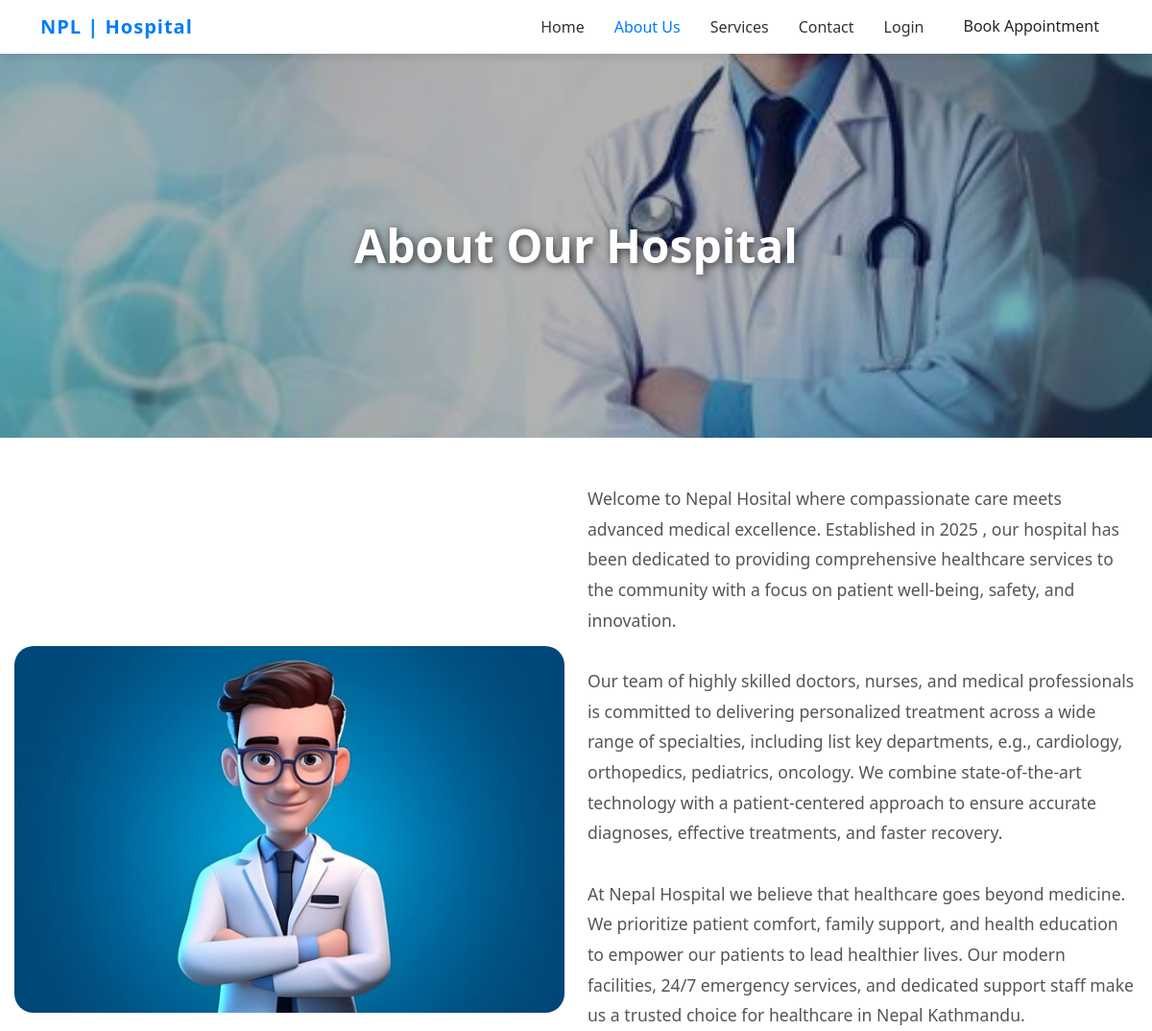
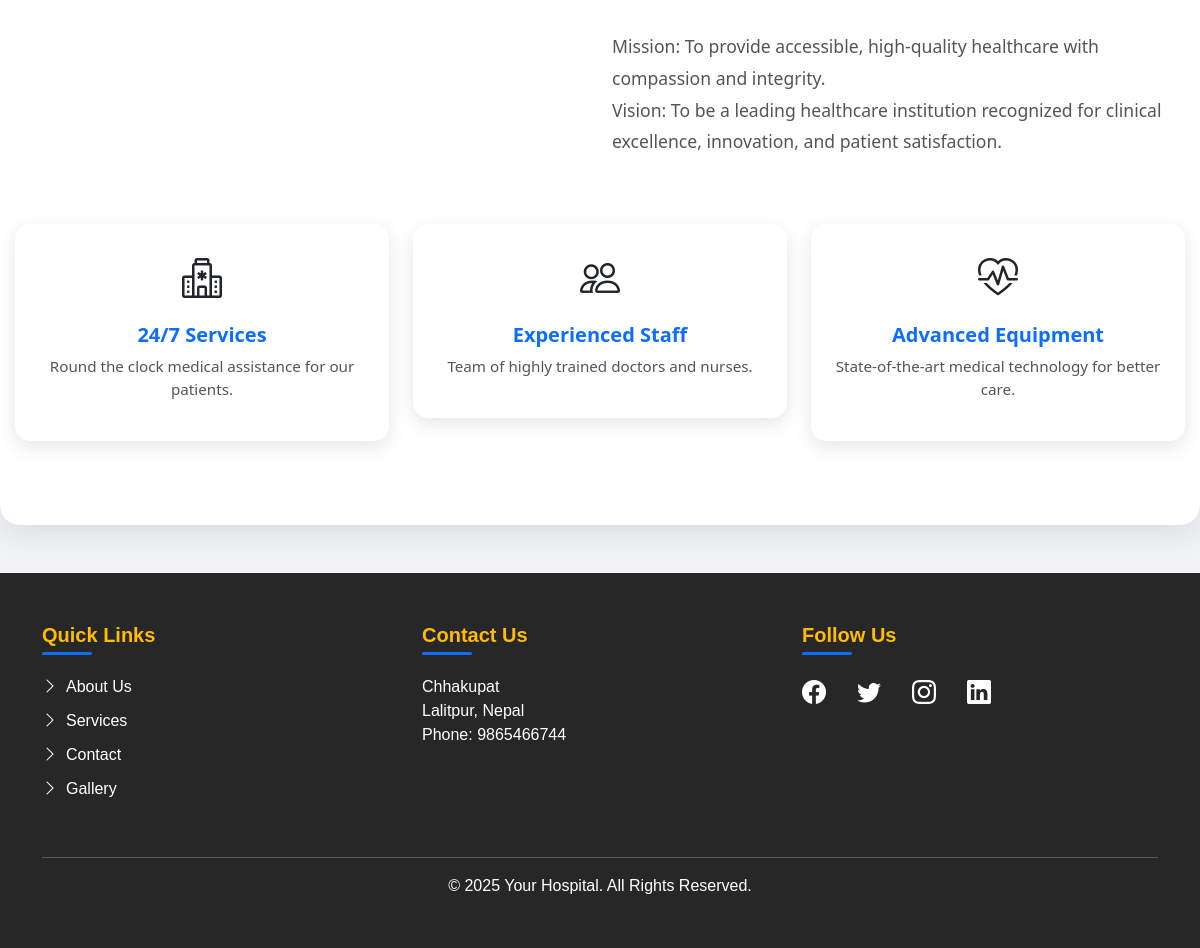
The page /aboutus.php on the database its author committed (2 pictures, top to bottom).
### tables this page shows
CREATE TABLE `about_us` (
  `id` int(11) NOT NULL,
  `title` varchar(255) NOT NULL,
  `description` text NOT NULL,
  `image` varchar(255) DEFAULT NULL,
  `created_at` timestamp NOT NULL DEFAULT current_timestamp()
);

### aboutus.php (the view, shortened to what this page needs)
<?php
include('assets/include/dbconfig.php');
include('assets/include/navbar.php');
$res = mysqli_query($con, "SELECT * FROM about_us ORDER BY id DESC LIMIT 1");
$row = mysqli_fetch_assoc($res);
?>
<!DOCTYPE html>
<html lang="en">
<head>
<link rel="stylesheet" href="https://cdn.jsdelivr.net/npm/bootstrap@5.3.2/dist/css/bootstrap.min.css">
<link rel="stylesheet" href="https://cdn.jsdelivr.net/npm/bootstrap-icons@1.10.5/font/bootstrap-icons.css">
</head>
<body>
<div class="hero">
    <img src="assets/uploads/aboutus.jpg" alt="Hero Image">
    <h1>About Our Hospital</h1>
</div>
<div class="container about-section">
    <?php if($row): ?>
        <h2 class="about-title"><?php echo $row['title']; ?></h2>
        <div class="row align-items-center">
            <?php if($row['image']): ?>
            <div class="col-md-6 mb-4">
                <img src="admin/<?php echo $row['image']; ?>" alt="About Image" class="about-image">
            </div>
            <div class="col-md-6">
                <p class="about-description"><?php echo nl2br($row['description']); ?></p>
            </div>
            <?php else: ?>
            <div class="col-12">
                <p class="about-description"><?php echo nl2br($row['description']); ?></p>
            </div>
            <?php endif; ?>
        </div>
        <div class="row highlight-cards text-center">
            <div class="col-md-4 mb-4">
                <div class="card p-4">
                    <i class="bi bi-hospital" style="font-size: 2.5rem;"></i>
                    <h5>24/7 Services</h5>
                    <p>Round the clock medical assistance for our patients.</p>
                </div>
            </div>
            <div class="col-md-4 mb-4">
                <div class="card p-4">
                    <i class="bi bi-people" style="font-size: 2.5rem;"></i>
                    <h5>Experienced Staff</h5>
                    <p>Team of highly trained doctors and nurses.</p>
                </div>
            </div>
            <div class="col-md-4 mb-4">
                <div class="card p-4">
                    <i class="bi bi-heart-pulse" style="font-size: 2.5rem;"></i>
                    <h5>Advanced Equipment</h5>
                    <p>State-of-the-art medical technology for better care.</p>
                </div>
            </div>
        </div>
    <?php else: ?>
        <p class="text-center">No About Us content available.</p>
    <?php endif; ?>
</div>
<footer class="footer mt-5">
    <div class="container">
        <div class="row text-center text-md-start">
            <div class="col-md-4 mb-4">
                <h5 class="footer-title">Quick Links</h5>
                <ul class="list-unstyled footer-links">
                    <li><i class="bi bi-chevron-right"></i><a href="aboutus.php">About Us</a></li>
                    <li><i class="bi bi-chevron-right"></i><a href="services.php">Services</a></li>
                    <li><i class="bi bi-chevron-right"></i><a href="contact.php">Contact</a></li>
                    <li><i class="bi bi-chevron-right"></i><a href="gallery.php">Gallery</a></li>
                </ul>
            </div>
            <div class="col-md-4 mb-4">
                <h5 class="footer-title">Contact Us</h5>
                <p>Chhakupat<br>Lalitpur, Nepal<br>Phone: 9865466744</p>
            </div>
            <div class="col-md-4 mb-4">
                <h5 class="footer-title">Follow Us</h5>
                <div class="d-flex justify-content-center justify-content-md-start gap-3 social-icons">
                    <a href="#"><i class="bi bi-facebook"></i></a>
                    <a href="#"><i class="bi bi-twitter"></i></a>
                    <a href="#"><i class="bi bi-instagram"></i></a>
                    <a href="#"><i class="bi bi-linkedin"></i></a>
                </div>
            </div>
        </div>
        <hr class="border-light">
        <div class="text-center mt-3">&copy; <?= date("Y") ?> Your Hospital. All Rights Reserved.</div>
    </div>
</footer>
</body>
</html>

### aboutus.php (style rules this page uses)
body { font-family: 'Segoe UI', Tahoma, Geneva, Verdana, sans-serif; background-color: #f1f3f6; margin:0; padding:0; }
.hero { width: 100%; height: 400px; position: relative; overflow: hidden; }
.hero img { width: 100%; height: 100%; object-fit: cover; filter: brightness(0.7); }
.hero h1 { position: absolute; top: 50%; left: 50%; transform: translate(-50%, -50%); color: white; font-size: 3rem; font-weight: 700; text-align: center; text-shadow: 2px 2px 10px rgba(0,0,0,0.7); }
.about-section { padding: 60px 15px; max-width: 1200px; margin: -100px auto 30px auto; background: #fff; border-radius: 20px; box-shadow: 0 8px 30px rgba(0,0,0,0.1); }
.about-title { font-size: 2.5rem; font-weight: 700; background: linear-gradient(90deg, #0d6efd, #6610f2); background-clip: text; -webkit-text-fill-color: transparent; margin-bottom: 40px; text-align: center; }
.about-description { font-size: 1.1rem; line-height: 1.8; color: #555; }
.about-image { border-radius: 20px; object-fit: cover; width: 100%; height: 100%; }
.highlight-cards { margin-top: 50px; }
.card { border: none; border-radius: 15px; box-shadow: 0 6px 20px rgba(0,0,0,0.1); transition: transform 0.4s, box-shadow 0.4s; }
.card h5 { color: #0d6efd; margin-top: 15px; font-weight: 600; }
.card p { font-size: 0.95rem; color: #555; }
.footer { background: #272727; color: #fff; padding: 50px 0; font-family: 'Poppins', sans-serif; }
.footer a { color: #fff; text-decoration: none; transition: color 0.3s; }
.footer .social-icons i { font-size: 1.5rem; margin-right: 15px; transition: transform 0.3s, color 0.3s; }
.footer-title { color: #ffbc03ff; font-weight: 600; margin-bottom: 20px; position: relative; }
.footer-title::after { content: ''; width: 50px; height: 3px; background: #0d6efd; display: block; margin-top: 5px; border-radius: 3px; }
.footer-links li { margin-bottom: 10px; transition: transform 0.3s, color 0.3s; }
.footer-links li a { color: #fff; font-weight: 500; }
.footer-links i { margin-right: 8px; transition: transform 0.3s, color 0.3s; }

### rows shown on the page
about_us: image (picture), description "Welcome to Nepal Hosital where compassionate care meets advanced medical excellence. Established in 2025 , our hospital has been dedicated to providing comprehensive healthcare services to the community with a focus on patient well-being, safety, and innovation. Our team of highly skilled doctors, nurses, and medical professionals is committed to delivering personalized treatment across a wide range of specialties, including list key departments, e.g., cardiology, orthopedics, pediatrics, oncology. We combine state-of-the-art technology with a patient-centered approach to ensure accurate diagnoses, effective treatments, and faster recovery. At Nepal Hospital we believe that healthcare goes…"
